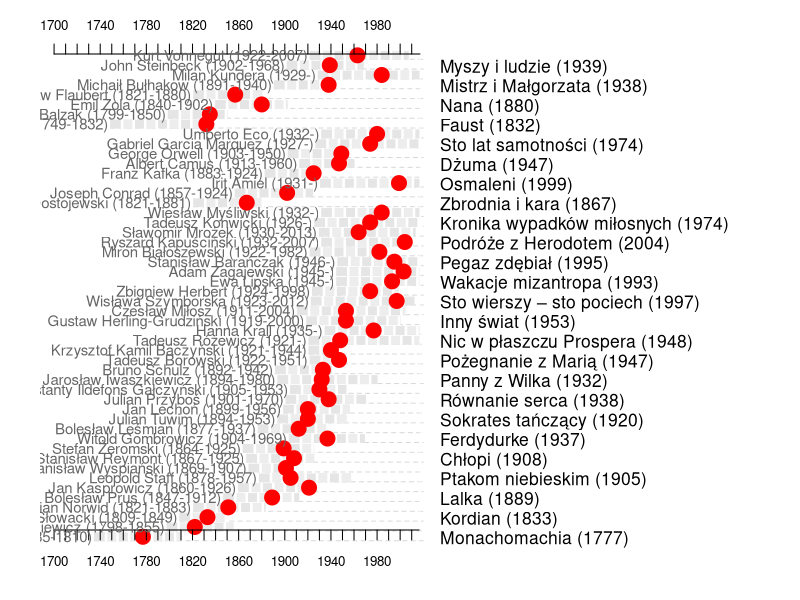

Recreate this plot in R.
dat <- read.table("pisarze3.csv", sep=",",h=F,fill=TRUE, 
                  encoding="UTF8", fileEncoding="UTF8")
dat <- dat[which(dat[,5] > 1750),]
dat <- dat[order(gsub(as.character(dat[,7]),pattern=" ", replacement="")),]
x1 <- as.numeric(as.character(dat[,2]))
x2 <- as.numeric(as.character(dat[,3]))
x3 <- as.numeric(as.character(dat[,5]))

dat[,4] <- gsub(as.character(dat[,4]), pattern="^ ", replacement="")


pdf("pisarze8.pdf",18,13)
par(mar=c(2,2,2,19))
plot(x2,seq_along(x1), xlim=c(1700,2005), pch=19, cex=0.2, yaxt="n", ylab="", bty="n", type="n", xaxt="n", xlab="")
par(xpd=NA)
for(i in seq_along(x1))
  lines(c(x1[i], 2020),i*c(1,1), lty=2, col="grey85")
par(xpd=FALSE)
rect(x1,seq_along(x1),x2,seq_along(x2)+0.8, border="grey90", col="grey90")
for(i in seq_along(x1))
  for(j in seq(x1[i]+10, x2[i], 20))
    rect(j,i,min(x2[i],j+10),i+0.8, border="grey93", col="grey93")
for(i in seq_along(x1))
  for(j in seq(x1[i]+10, x2[i], 10))
    lines(j*c(1,1), i+c(0,0.8), col="white", lwd=2.5)
points(x3,seq_along(x3)+0.4, pch=19, col="red", cex=2)
axis(1, seq(1700,2020, 10), cex.axis=0.8, line = -1.5)
axis(3, seq(1700,2020, 10), cex.axis=0.8, line = -0.7)
axis(4,
     seq_along(x1)+0.3,
     paste0(dat[,4], " (", dat[,5], ")"), 
     las=1, cex.axis=1.05,
     col="white")
text(x1 - 2,
     seq_along(x3)+0.4,
     paste0(dat[,1], " (", dat[,2],"-", ifelse(dat[,3] < 2015, dat[,3], ""),")"), 
     adj=c(1,0.5), cex=0.9, col="grey40")
dev.off()

